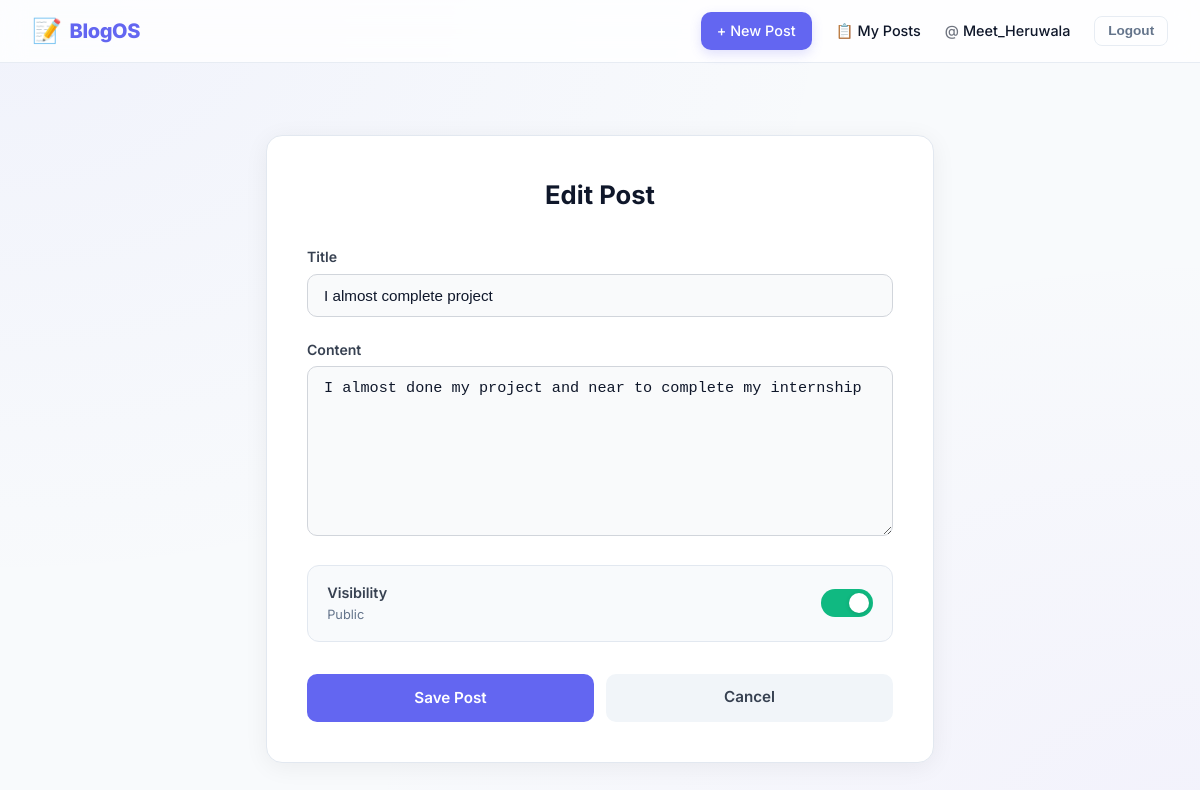
Page /blog/post/1/edit/ (signed in) on the committed database.
### blog/models.py (models this page shows, shortened)
class Post(models.Model):
    title = models.CharField(max_length=200)
    content = models.TextField()
    author = models.ForeignKey(User, on_delete=models.CASCADE, related_name='posts')
    created_at = models.DateTimeField(auto_now_add=True)
    updated_at = models.DateTimeField(auto_now=True)
    published = models.BooleanField(default=True)
    class Meta:
        ordering = ['-created_at']  # newest posts first

### blog/views.py (the view)
# urls.py: path('post/<int:pk>/edit/', views.post_edit, name='post_edit'),
@login_required
def post_edit(request, pk):
    post = get_object_or_404(Post, pk=pk)
    if request.user != post.author and not request.user.profile.is_admin_role():
        raise PermissionDenied
    if request.method == 'POST':
        form = PostForm(request.POST, instance=post)
        if form.is_valid():
            form.save()
            messages.success(request, 'Post updated successfully!')
            return redirect('blog:post_detail', pk=post.pk)
    else:
        form = PostForm(instance=post)
    return render(request, 'blog/post_form.html', {'form': form, 'title': 'Edit Post'})

### blog/forms.py
class PostForm(forms.ModelForm):
    class Meta:
        model = Post
        fields = ['title', 'content', 'published']
        widgets = {
            'content': forms.Textarea(attrs={'rows': 8}),
        }

### templates/blog/post_form.html (shortened to what this page needs)
{% extends 'base.html' %}
{% block content %}
<div class="page-wrap">
    <div class="card">
        <h2 class="card-title">
            {% if form.instance.pk %}Edit Post{% else %}New Post{% endif %}
        </h2>
        <form method="post">
            {% for field in form %}
                {% if field.name == "published" or field.name == "is_published" %}
                <div class="toggle-row">
                    <div>
                        <div class="toggle-label">Visibility</div>
                        <div class="toggle-sub" id="vis-label">
                            {% if field.value %}Public{% else %}Draft{% endif %}
                        </div>
                    </div>
                    <label class="switch">
                        <span class="switch-track"></span>
                    </label>
                </div>
                {% else %}
                <div class="field-group">
                    <label for="{{ field.id_for_label }}">{{ field.label }}</label>
                    {{ field }}
                </div>
                {% endif %}
            {% endfor %}
            <div class="btn-row">
                <button type="submit" class="btn btn-save">Save Post</button>
                <a href="{% url 'blog:home' %}" class="btn btn-cancel">Cancel</a>
            </div>
        </form>
    </div>
</div>
{% endblock %}

### templates/base.html (shortened to what this page needs)
<!DOCTYPE html>
<html lang="en">
<head>
</head>
<body>
<nav>
    <a class="nav-brand" href="{% url 'blog:home' %}">
        <span style="font-size: 1.5rem;">📝</span> BlogOS
    </a>
    <div class="nav-links">
        {% if user.is_authenticated %}
            <a href="{% url 'blog:post_create' %}" class="nav-cta">+ New Post</a>
            <a href="{% url 'blog:my_posts' %}" style="display:flex;align-items:center;gap:0.3rem;">
                📋 My Posts
            </a>
            <a href="{% url 'accounts:profile' %}">
                <span style="opacity: 0.6; margin-right: 4px;">@</span>{{ user.username }}
            </a>
            <form method="post" action="{% url 'logout' %}" style="display:inline">
                <button type="submit" class="logout-btn">Logout</button>
            </form>
        {% else %}
            <a href="{% url 'login' %}">Login</a>
            <a href="{% url 'accounts:register' %}" class="nav-cta">Get Started</a>
        {% endif %}
    </div>
</nav>
<div class="container">
    {% block content %}{% endblock %}
</div>
</body>
</html>

### templates/base.html (style rules this page uses)
:root { --primary: #6366f1; --primary-hover: #4f46e5; --bg: #f8fafc; --nav-bg: rgba(255, 255, 255, 0.8); --text-main: #0f172a; --text-muted: #64748b; --border: rgba(226, 232, 240, 0.8); }
* { box-sizing: border-box; margin: 0; padding: 0; }
body { font-family: 'Inter', system-ui, -apple-system, sans-serif; background-color: var(--bg); background-image: radial-gradient(at 0% 0%, rgba(99, 102, 241, 0.05) 0px, transparent 50%), radial-gradient(at 100% 100%, rgba(139, 92, 246, 0.05) 0px, transparent 50%); color: var(--text-main); line-height: 1.5; min-height: 100vh; }
nav { position: sticky; top: 0; z-index: 100; background: var(--nav-bg); backdrop-filter: blur(12px); -webkit-backdrop-filter: blur(12px); border-bottom: 1px solid var(--border); padding: 0.75rem 2rem; display: flex; justify-content: space-between; align-items: center; transition: all 0.3s ease; }
.nav-brand { font-size: 1.25rem; font-weight: 800; color: var(--primary); text-decoration: none; display: flex; align-items: center; gap: 0.5rem; letter-spacing: -0.02em; }
.nav-links { display: flex; align-items: center; gap: 1.5rem; }
.nav-links a { color: var(--text-main); text-decoration: none; font-size: 0.9rem; font-weight: 500; transition: color 0.2s ease; }
.nav-cta { background: var(--primary); color: white !important; padding: 0.5rem 1rem; border-radius: 10px; box-shadow: 0 4px 12px rgba(99, 102, 241, 0.2); }
.logout-btn { background: transparent; border: 1px solid var(--border); color: var(--text-muted); padding: 0.4rem 0.8rem; border-radius: 8px; cursor: pointer; font-size: 0.85rem; font-weight: 600; transition: all 0.2s; }
.container { max-width: 1000px; margin: 0 auto; padding: 2rem 1.5rem; }
.btn { font-family: inherit; font-weight: 600; transition: all 0.2s cubic-bezier(0.4, 0, 0.2, 1); }

### templates/blog/post_form.html (style rules this page uses)
.page-wrap { max-width: 700px; margin: 2.5rem auto; padding: 0 1rem; }
.card { background: #ffffff; border: 1px solid #e2e8f0; border-radius: 16px; padding: 2.5rem; box-shadow: 0 4px 24px rgba(0, 0, 0, 0.06); }
.card-title { font-size: 1.6rem; font-weight: 700; color: #0f172a; margin-bottom: 2rem; text-align: center; }
.field-group { margin-bottom: 1.4rem; }
.field-group label { display: block; font-size: 0.88rem; font-weight: 600; color: #374151; margin-bottom: 0.4rem; }
.field-group input, .field-group textarea, .field-group select { width: 100%; padding: 0.75rem 1rem; border: 1px solid #d1d5db; border-radius: 10px; font-size: 0.95rem; color: #0f172a; background: #f9fafb; outline: none; transition: border-color 0.2s, box-shadow 0.2s; }
.toggle-row { display: flex; align-items: center; justify-content: space-between; background: #f8fafc; border: 1px solid #e2e8f0; border-radius: 12px; padding: 1rem 1.2rem; margin-bottom: 1.4rem; }
.toggle-label { font-size: 0.9rem; font-weight: 600; color: #374151; }
.toggle-sub { font-size: 0.8rem; color: #64748b; margin-top: 2px; }
.switch { position: relative; width: 52px; height: 28px; flex-shrink: 0; }
.switch-track { position: absolute; inset: 0; background: #cbd5e1; border-radius: 999px; cursor: pointer; transition: background 0.25s; }
.switch-track::after { content: ''; position: absolute; width: 20px; height: 20px; background: #fff; border-radius: 50%; top: 4px; left: 4px; transition: transform 0.25s; box-shadow: 0 1px 4px rgba(0,0,0,0.15); }
.switch input:checked + .switch-track { background: #10b981; }
.switch input:checked + .switch-track::after { transform: translateX(24px); }
.btn-row { display: flex; gap: 0.75rem; margin-top: 2rem; }
.btn { flex: 1; padding: 0.8rem 1rem; border-radius: 10px; font-size: 0.95rem; font-weight: 600; border: none; cursor: pointer; text-align: center; text-decoration: none; transition: opacity 0.2s, transform 0.15s; }
.btn-save { background: #6366f1; color: #fff; }
.btn-cancel { background: #f1f5f9; color: #374151; }

### rows in the picture
Post: form "I almost complete project" "I almost done my project and near to complete my internship"

### other values in the picture
{{ user.username }} "Meet_Heruwala"
{{ field.label }} "Title" "Content"
